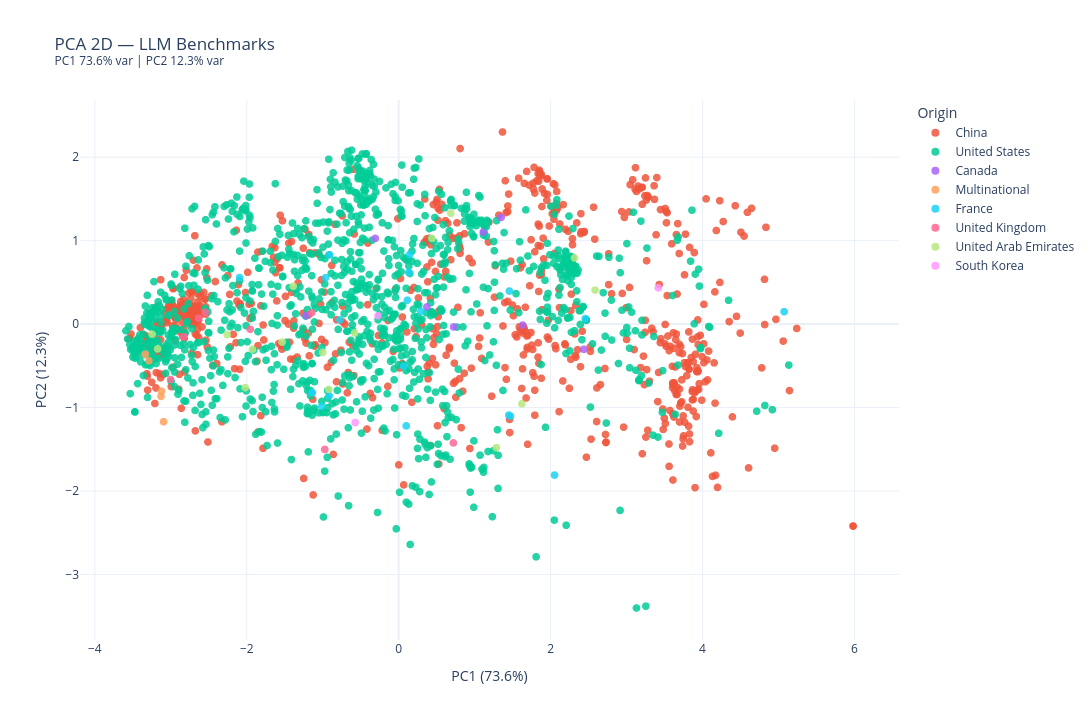

Notebook code cell kept with this figure:
### Markdown cell above
## 1. PCA Scatter

### Code cell
def run_pca(dims=2, benchmarks=None, min_coverage=0.5):
    selected = benchmarks or PRIMARY_BENCHMARKS[:]
    selected = [b for b in selected if b in df_raw.columns]

    df = df_raw.copy()
    coverage = df[selected].notna().mean(axis=1)
    df = df[coverage >= min_coverage].copy()

    X = df[selected].values.astype(float)
    X = SimpleImputer(strategy="mean").fit_transform(X)
    X = StandardScaler().fit_transform(X)

    n_comp = min(dims, X.shape[1], X.shape[0])
    pca = PCA(n_components=n_comp, random_state=42)
    coords = pca.fit_transform(X)

    df["PC1"] = coords[:, 0]
    df["PC2"] = coords[:, 1]
    if dims == 3 and n_comp >= 3:
        df["PC3"] = coords[:, 2]

    var = pca.explained_variance_ratio_
    return df, var

# ── 2D PCA ────────────────────────────────────────────────────────────────────
df_pca, var = run_pca(dims=2)

fig_pca2d = px.scatter(
    df_pca,
    x="PC1", y="PC2",
    color="Origin",
    hover_name="Model",
    hover_data={"Company": True, "Release Year": True, "PC1": ":.3f", "PC2": ":.3f"},
    title=(
        f"PCA 2D — LLM Benchmarks<br>"
        f"<sup>PC1 {var[0]:.1%} var | PC2 {var[1]:.1%} var</sup>"
    ),
    labels={"PC1": f"PC1 ({var[0]:.1%})", "PC2": f"PC2 ({var[1]:.1%})"},
    template="plotly_white",
    width=1280, height=720,
)
fig_pca2d.update_traces(marker=dict(size=8, opacity=0.85))
fig_pca2d.show()

### Figure 1 — Plotly figure (JSON) as saved in the notebook; plotly's stock layout.template omitted (floating-point values rounded to 4 significant figures; data arrays with more than 128 entries replaced by an {"elided": "..."} marker saying what was removed)
{"data": [{"customdata": {"elided": "799x2 mixed values"}, "hovertemplate": "<b>%{hovertext}</b><br><br>Origin=China<br>PC1 (73.6%)=%{x:.3f}<br>PC2 (12.3%)=%{y:.3f}<br>Company=%{customdata[0]}<br>Release Year=%{customdata[1]}<extra></extra>", "hovertext": {"elided": "799 str values"}, "legendgroup": "China", "marker": {"color": "#EF553B", "opacity": 0.85, "size": 8, "symbol": "circle"}, "mode": "markers", "name": "China", "showlegend": true, "type": "scattergl", "x": {"elided": "799 float values"}, "xaxis": "x", "y": {"elided": "799 float values"}, "yaxis": "y"}, {"customdata": {"elided": "1189x2 mixed values"}, "hovertemplate": "<b>%{hovertext}</b><br><br>Origin=United States<br>PC1 (73.6%)=%{x:.3f}<br>PC2 (12.3%)=%{y:.3f}<br>Company=%{customdata[0]}<br>Release Year=%{customdata[1]}<extra></extra>", "hovertext": {"elided": "1189 str values"}, "legendgroup": "United States", "marker": {"color": "#00cc96", "opacity": 0.85, "size": 8, "symbol": "circle"}, "mode": "markers", "name": "United States", "showlegend": true, "type": "scattergl", "x": {"elided": "1189 float values"}, "xaxis": "x", "y": {"elided": "1189 float values"}, "yaxis": "y"}, {"customdata": [["CohereForAI", 2024], ["CohereForAI", 2024], ["CohereForAI", 2024], ["CohereForAI", 2024], ["CohereForAI", 2024], ["CohereForAI", 2024], ["CohereForAI", 2024], ["CohereForAI", 2024]], "hovertemplate": "<b>%{hovertext}</b><br><br>Origin=Canada<br>PC1 (73.6%)=%{x:.3f}<br>PC2 (12.3%)=%{y:.3f}<br>Company=%{customdata[0]}<br>Release Year=%{customdata[1]}<extra></extra>", "hovertext": ["CohereForAI/aya-23-35B", "CohereForAI/aya-23-8B", "CohereForAI/aya-expanse-32b", "CohereForAI/aya-expanse-8b", "CohereForAI/c4ai-command-r-plus", "CohereForAI/c4ai-command-r-plus-08-2024", "CohereForAI/c4ai-command-r-v01", "CohereForAI/c4ai-command-r7b-12-2024"], "legendgroup": "Canada", "marker": {"color": "#ab63fa", "opacity": 0.85, "size": 8, "symbol": "circle"}, "mode": "markers", "name": "Canada", "showlegend": true, "type": "scattergl", "x": [0.3721, -1.22, 1.113, -0.3077, 1.632, 2.437, 0.7234, 1.349], "xaxis": "x", "y": [0.2059, 0.1023, 1.101, 1.027, -0.01174, -0.3023, -0.03407, 1.279], "yaxis": "y"}, {"customdata": [["bigscience", 2022], ["bigscience", 2022], ["bigscience", 2022], ["bigscience", 2022], ["bigscience", 2022]], "hovertemplate": "<b>%{hovertext}</b><br><br>Origin=Multinational<br>PC1 (73.6%)=%{x:.3f}<br>PC2 (12.3%)=%{y:.3f}<br>Company=%{customdata[0]}<br>Release Year=%{customdata[1]}<extra></extra>", "hovertext": ["bigscience/bloom-1b1", "bigscience/bloom-1b7", "bigscience/bloom-3b", "bigscience/bloom-560m", "bigscience/bloom-7b1"], "legendgroup": "Multinational", "marker": {"color": "#FFA15A", "opacity": 0.85, "size": 8, "symbol": "circle"}, "mode": "markers", "name": "Multinational", "showlegend": true, "type": "scattergl", "x": [-3.288, -3.129, -3.123, -3.095, -3.337], "xaxis": "x", "y": [-0.4388, -0.8668, -0.8042, -1.17, -0.3614], "yaxis": "y"}, {"customdata": [["irahulpandey", 2025], ["mistral-community", 2024], ["mistral-community", 2024], ["mistral-community", 2024], ["mistralai", 2024], ["mistralai", 2024], ["mistralai", 2023], ["mistralai", 2023], ["mistralai", 2024], ["mistralai", 2023], ["mistralai", 2024], ["mistralai", 2024], ["mistralai", 2024], ["mistralai", 2024], ["mistralai", 2025], ["mistralai", 2024], ["mistralai", 2024], ["mistralai", 2024], ["mistralai", 2023], ["mistralai", 2023]], "hovertemplate": "<b>%{hovertext}</b><br><br>Origin=France<br>PC1 (73.6%)=%{x:.3f}<br>PC2 (12.3%)=%{y:.3f}<br>Company=%{customdata[0]}<br>Release Year=%{customdata[1]}<extra></extra>", "hovertext": ["irahulpandey/mistralai-7B-slerp-v0.1", "mistral-community/Mistral-7B-v0.2", "mistral-community/Mixtral-8x22B-v0.1", "mistral-community/mixtral-8x22B-v0.3", "mistralai/Codestral-22B-v0.1", "mistralai/Ministral-8B-Instruct-2410", "mistralai/Mistral-7B-Instruct-v0.1", "mistralai/Mistral-7B-Instruct-v0.2", "mistralai/Mistral-7B-Instruct-v0.3", "mistralai/Mistral-7B-v0.1", "mistralai/Mistral-7B-v0.3", "mistralai/Mistral-Large-Instruct-2411", "mistralai/Mistral-Nemo-Base-2407", "mistralai/Mistral-Nemo-Instruct-2407", "mistralai/Mistral-Small-24B-Base-2501", "mistralai/Mistral-Small-Instruct-2409", "mistralai/Mixtral-8x22B-Instruct-v0.1", "mistralai/Mixtral-8x22B-v0.1", "mistralai/Mixtral-8x7B-Instruct-v0.1", "mistralai/Mixtral-8x7B-v0.1"], "legendgroup": "France", "marker": {"color": "#19d3f3", "opacity": 0.85, "size": 8, "symbol": "circle"}, "mode": "markers", "name": "France", "showlegend": true, "type": "scattergl", "x": [0.06574, -1.141, -0.7735, 1.472, 0.1147, 0.1325, -2.094, -0.9619, -0.9104, -1.013, -1.138, 5.074, -0.9154, 0.1443, 2.052, 1.457, 2.457, 1.449, 0.2926, 0.09915], "xaxis": "x", "y": [-0.5069, -0.8218, 0.05027, -1.104, 0.2868, 0.6205, 0.5576, 0.5564, 0.8311, -0.9858, -0.822, 0.1485, -0.8586, 0.8336, -1.809, 0.3964, 0.06673, -1.09, 0.1521, -1.22], "yaxis": "y"}, {"customdata": [["stabilityai", 2023], ["stabilityai", 2024], ["stabilityai", 2024], ["stabilityai", 2024], ["stabilityai", 2024], ["stabilityai", 2024], ["stabilityai", 2023], ["stabilityai", 2023]], "hovertemplate": "<b>%{hovertext}</b><br><br>Origin=United Kingdom<br>PC1 (73.6%)=%{x:.3f}<br>PC2 (12.3%)=%{y:.3f}<br>Company=%{customdata[0]}<br>Release Year=%{customdata[1]}<extra></extra>", "hovertext": ["stabilityai/StableBeluga2", "stabilityai/stablelm-2-12b", "stabilityai/stablelm-2-12b-chat", "stabilityai/stablelm-2-1_6b", "stabilityai/stablelm-2-1_6b-chat", "stabilityai/stablelm-2-zephyr-1_6b", "stabilityai/stablelm-3b-4e1t", "stabilityai/stablelm-zephyr-3b"], "legendgroup": "United Kingdom", "marker": {"color": "#FF6692", "opacity": 0.85, "size": 8, "symbol": "circle"}, "mode": "markers", "name": "United Kingdom", "showlegend": true, "type": "scattergl", "x": [0.7202, -0.9722, -1.145, -3.003, -2.632, -2.547, -2.829, -1.953], "xaxis": "x", "y": [-1.424, -1.502, 0.1368, -0.6645, 0.07063, 0.1416, -0.151, -0.06188], "yaxis": "y"}, {"customdata": [["tiiuae", 2024], ["tiiuae", 2024], ["tiiuae", 2024], ["tiiuae", 2024], ["tiiuae", 2024], ["tiiuae", 2024], ["tiiuae", 2024], ["tiiuae", 2024], ["tiiuae", 2024], ["tiiuae", 2024], ["tiiuae", 2024], ["tiiuae", 2023], ["tiiuae", 2023], ["tiiuae", 2023], ["tiiuae", 2023], ["tiiuae", 2024]], "hovertemplate": "<b>%{hovertext}</b><br><br>Origin=United Arab Emirates<br>PC1 (73.6%)=%{x:.3f}<br>PC2 (12.3%)=%{y:.3f}<br>Company=%{customdata[0]}<br>Release Year=%{customdata[1]}<extra></extra>", "hovertext": ["tiiuae/Falcon3-10B-Base", "tiiuae/Falcon3-10B-Instruct", "tiiuae/Falcon3-1B-Base", "tiiuae/Falcon3-1B-Instruct", "tiiuae/Falcon3-3B-Base", "tiiuae/Falcon3-3B-Instruct", "tiiuae/Falcon3-7B-Base", "tiiuae/Falcon3-7B-Instruct", "tiiuae/Falcon3-Mamba-7B-Base", "tiiuae/Falcon3-Mamba-7B-Instruct", "tiiuae/falcon-11B", "tiiuae/falcon-40b", "tiiuae/falcon-40b-instruct", "tiiuae/falcon-7b", "tiiuae/falcon-7b-instruct", "tiiuae/falcon-mamba-7b"], "legendgroup": "United Arab Emirates", "marker": {"color": "#B6E880", "opacity": 0.85, "size": 8, "symbol": "circle"}, "mode": "markers", "name": "United Arab Emirates", "showlegend": true, "type": "scattergl", "x": [1.622, 2.314, -2.02, -1.389, -0.9996, 0.4375, 1.287, 2.586, -0.5791, 0.6862, -1.535, -1.925, -2.259, -3.174, -3.247, -0.9203], "xaxis": "x", "y": [-0.9557, 0.7928, -0.7608, 0.4538, -0.3398, 1.028, -1.48, 0.4074, -0.1064, 1.328, -0.2162, -0.3035, -0.1266, -0.2967, -0.1218, -0.7829], "yaxis": "y"}, {"customdata": [["upstage", 2023], ["upstage", 2023], ["upstage", 2024]], "hovertemplate": "<b>%{hovertext}</b><br><br>Origin=South Korea<br>PC1 (73.6%)=%{x:.3f}<br>PC2 (12.3%)=%{y:.3f}<br>Company=%{customdata[0]}<br>Release Year=%{customdata[1]}<extra></extra>", "hovertext": ["upstage/SOLAR-10.7B-Instruct-v1.0", "upstage/SOLAR-10.7B-v1.0", "upstage/solar-pro-preview-instruct"], "legendgroup": "South Korea", "marker": {"color": "#FF97FF", "opacity": 0.85, "size": 8, "symbol": "circle"}, "mode": "markers", "name": "South Korea", "showlegend": true, "type": "scattergl", "x": [-0.2727, -0.5731, 3.418], "xaxis": "x", "y": [0.09957, -1.18, 0.434], "yaxis": "y"}], "layout": {"height": 720, "legend": {"title": {"text": "Origin"}, "tracegroupgap": 0}, "title": {"text": "PCA 2D — LLM Benchmarks<br><sup>PC1 73.6% var | PC2 12.3% var</sup>"}, "width": 1280, "xaxis": {"anchor": "y", "domain": [0, 1], "title": {"text": "PC1 (73.6%)"}}, "yaxis": {"anchor": "x", "domain": [0, 1], "title": {"text": "PC2 (12.3%)"}}}}
